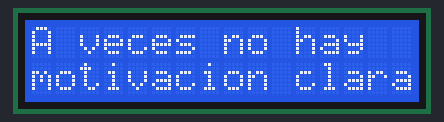
Simulated run of this sketch. Board: Arduino Uno, built with avr-gcc and run on an emulated ATmega328P. On the bench: 16×2 character LCD.

Above: at 0.1 s.
At 3.1 s:
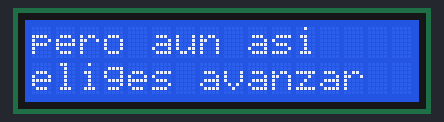
At 9.1 s:
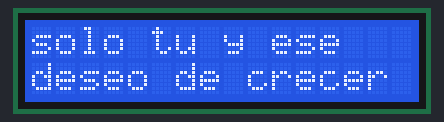
At 18.2 s:
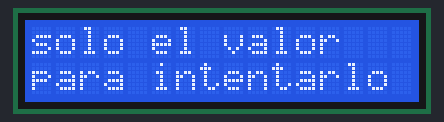
At 27.2 s:
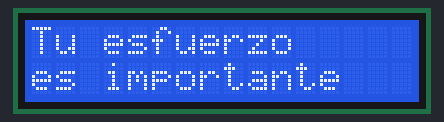
At 36.2 s:
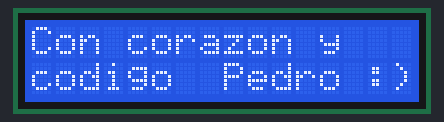

The sketch:

lcd_display_ino.ino
```cpp
#include <LiquidCrystal.h>
#define t 3000  // Tiempo entre frases (3 segundos)

LiquidCrystal lcd(2, 3, 4, 5, 6, 7); // RS, E, D4, D5, D6, D7

void setup() {
  lcd.begin(16, 2);
}

void loop() {
  mostrar("A veces no hay", "motivacion clara");
  mostrar("pero aun asi", "eliges avanzar");
  mostrar("Sin aplausos", "y sin testigos");
  mostrar("solo tu y ese", "deseo de crecer");
  mostrar("Eso ya es", "una victoria");
  mostrar("No necesitas", "saberlo todo");
  mostrar("solo el valor", "para intentarlo");
  mostrar("Y si te caes...", "no pierdes");
  mostrar("aprendes, te le-", "vantas y sigues");
  mostrar("Tu esfuerzo", "es importante");
  mostrar("aunque nadie vea", "lo que haces");
  mostrar("sigue con", "emocion y mente");
  mostrar("Con corazon y", "codigo  Pedro :)");

  delay(6000); // Espera larga antes de reiniciar
  lcd.clear();
}

// Función auxiliar para mostrar dos líneas
void mostrar(String linea1, String linea2) {
  lcd.clear();
  lcd.setCursor(0, 0);
  lcd.print(linea1);
  lcd.setCursor(0, 1);
  lcd.print(linea2);
  delay(t);
}
```

Measured:
- what the display in image 1 shows lasts 3.0 s, from 3.1 s to 6.1 s
